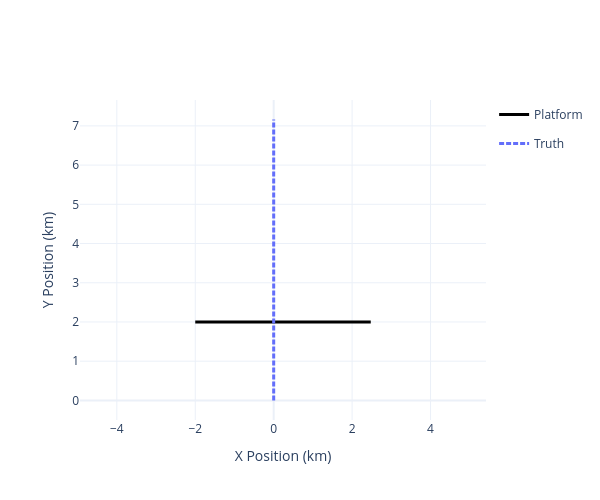

Notebook code cell kept with this figure:
### Markdown cell above
## Attach Acoustic Metadata to Stone Soup Ground Truth

Targets remain ordinary Stone Soup `GroundTruthPath` objects. The plugin-specific step is to attach acoustic source parameters to each state's `metadata` so the signal model and simulator can interpret the target as an emitting underwater source.

In this tutorial the metadata describes a broadband ship-like source with tonal components, tonal bandwidth, and a stochastic noise term. That split is important when using `bluepebble`: kinematics stay in the state vector, while source characteristics live in metadata that downstream acoustic components can read without changing the Stone Soup truth classes themselves.

### Code cell
import numpy as np
from stonesoup.models.transition.linear import (
    CombinedLinearGaussianTransitionModel,
    ConstantVelocity,
)
from stonesoup.types.groundtruth import GroundTruthPath, GroundTruthState

from bluepebble.plotter import plot_world

# Define the target's initial state and transition model
target_start_vector = np.array([0.0, 0.0, 0.0, 8.0, -5.0, 0.0])
target_transition_model = CombinedLinearGaussianTransitionModel(
    [ConstantVelocity(0), ConstantVelocity(0), ConstantVelocity(0)]
)
target_position_mapping = [0, 2, 4]
target_velocity_mapping = [1, 3, 5]

# Define the target's signal parameters
target_amplitudes_upa = 10 ** (np.random.uniform(97, 112, 4) / 20)
target_frequencies_hz = np.random.uniform(25.0, 200.0, 4)
target_phases_rad = np.random.uniform(0, 2 * np.pi, 4)
target_tonal_bandwidth_hz = np.random.uniform(0.5, 2.0)
target_noise_amplitude_upa = 10 ** (90 / 20)
target_noise_spectral_exponent = -1.0  # Pink noise

target_metadata = {
    "amplitudes_upa": target_amplitudes_upa,
    "frequencies_hz": target_frequencies_hz,
    "phases_rad": target_phases_rad,
    "position_mapping": target_position_mapping,
    "velocity_mapping": target_velocity_mapping,
    "tonal_bandwidth_hz": target_tonal_bandwidth_hz,
    "noise_amplitude_upa": target_noise_amplitude_upa,
    "noise_spectral_exponent": target_noise_spectral_exponent,
}

# Simulate the target's movement over time and create a ground truth path
target_states = [
    GroundTruthState(target_start_vector, timestamp=start_time, metadata=target_metadata)
]
for timestamp in timesteps[1:]:
    dt = timestamp - target_states[-1].timestamp
    new_state_vector = target_transition_model.function(
        target_states[-1], noise=False, time_interval=dt
    )
    target_states.append(
        GroundTruthState(new_state_vector, timestamp=timestamp, metadata=target_metadata)
    )

target_truth = GroundTruthPath(target_states)
target_truths = [target_truth]

plot_world(truths=target_truths, platform=platform).show()

### Figure 1 — Plotly figure (JSON) as saved in the notebook; plotly's stock layout.template omitted (floating-point values rounded to 4 significant figures; data arrays with more than 128 entries replaced by an {"elided": "..."} marker saying what was removed)
{"data": [{"legendgroup": "platform", "line": {"color": "black", "width": 3}, "mode": "lines", "name": "Platform", "type": "scatter", "x": {"elided": "180 float values"}, "y": {"elided": "180 int values"}}, {"legendgroup": "truths", "line": {"color": "#636EFA", "dash": "5px,2px", "width": 3}, "mode": "lines", "name": "Truth", "type": "scatter", "x": {"elided": "180 int values"}, "y": {"elided": "180 float values"}}], "layout": {"autosize": false, "colorway": ["#636EFA", "#EF553B", "#00CC96", "#AB63FA", "#FFA15A", "#19D3F3", "#FF6692", "#B6E880", "#FF97FF", "#FECB52"], "height": 500, "showlegend": true, "width": 600, "xaxis": {"range": [-3.842, 4.317], "title": {"text": "X Position (km)"}}, "yaxis": {"range": [-0.5, 7.66], "scaleanchor": "x", "scaleratio": 1, "title": {"text": "Y Position (km)"}}}}
